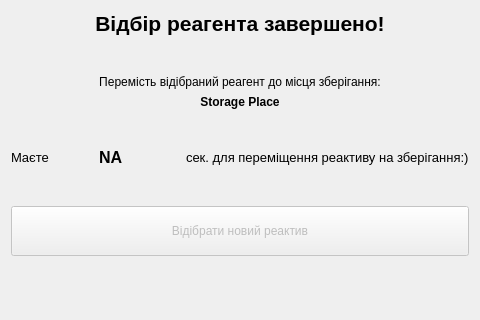
<?xml version="1.0" encoding="UTF-8"?>
<ui version="4.0">
 <class>finishedDialog</class>
 <widget class="QDialog" name="finishedDialog">
  <property name="geometry">
   <rect>
    <x>0</x>
    <y>0</y>
    <width>480</width>
    <height>320</height>
   </rect>
  </property>
  <property name="maximumSize">
   <size>
    <width>480</width>
    <height>320</height>
   </size>
  </property>
  <property name="windowTitle">
   <string>Reagents and hardware - Finished</string>
  </property>
  <layout class="QVBoxLayout" name="verticalLayout">
   <item>
    <widget class="QLabel" name="headerLabel">
     <property name="text">
      <string>&lt;html&gt;&lt;head/&gt;&lt;body&gt;&lt;p&gt;&lt;span style=&quot; font-size:16pt; font-weight:600;&quot;&gt;Відбір реагента завершено!&lt;/span&gt;&lt;/p&gt;&lt;/body&gt;&lt;/html&gt;</string>
     </property>
     <property name="alignment">
      <set>Qt::AlignCenter</set>
     </property>
    </widget>
   </item>
   <item>
    <spacer name="verticalSpacer">
     <property name="orientation">
      <enum>Qt::Vertical</enum>
     </property>
     <property name="sizeHint" stdset="0">
      <size>
       <width>20</width>
       <height>26</height>
      </size>
     </property>
    </spacer>
   </item>
   <item>
    <widget class="QLabel" name="instructionLabel">
     <property name="text">
      <string>&lt;html&gt;&lt;head/&gt;&lt;body&gt;&lt;p align=&quot;center&quot;&gt;Перемість відібраний реагент до місця зберігання:&lt;/p&gt;&lt;/body&gt;&lt;/html&gt;</string>
     </property>
     <property name="alignment">
      <set>Qt::AlignCenter</set>
     </property>
    </widget>
   </item>
   <item>
    <widget class="QLabel" name="storagePlaceLabel">
     <property name="text">
      <string>&lt;html&gt;&lt;head/&gt;&lt;body&gt;&lt;p&gt;&lt;span style=&quot; font-weight:600;&quot;&gt;Storage Place&lt;/span&gt;&lt;/p&gt;&lt;/body&gt;&lt;/html&gt;</string>
     </property>
     <property name="alignment">
      <set>Qt::AlignCenter</set>
     </property>
    </widget>
   </item>
   <item>
    <spacer name="verticalSpacer_4">
     <property name="orientation">
      <enum>Qt::Vertical</enum>
     </property>
     <property name="sizeHint" stdset="0">
      <size>
       <width>20</width>
       <height>15</height>
      </size>
     </property>
    </spacer>
   </item>
   <item>
    <layout class="QHBoxLayout" name="horizontalLayout">
     <item>
      <widget class="QLabel" name="instruction3Label">
       <property name="font">
        <font>
         <pointsize>10</pointsize>
        </font>
       </property>
       <property name="text">
        <string>Маєте</string>
       </property>
      </widget>
     </item>
     <item>
      <widget class="QLabel" name="countToActivateRestartLabel">
       <property name="text">
        <string>&lt;html&gt;&lt;head/&gt;&lt;body&gt;&lt;p&gt;&lt;span style=&quot; font-size:12pt; font-weight:600;&quot;&gt;NA&lt;/span&gt;&lt;/p&gt;&lt;/body&gt;&lt;/html&gt;</string>
       </property>
      </widget>
     </item>
     <item>
      <widget class="QLabel" name="instruction2Label">
       <property name="font">
        <font>
         <pointsize>10</pointsize>
        </font>
       </property>
       <property name="text">
        <string>сек. для переміщення реактиву на зберігання:)</string>
       </property>
      </widget>
     </item>
    </layout>
   </item>
   <item>
    <spacer name="verticalSpacer_2">
     <property name="orientation">
      <enum>Qt::Vertical</enum>
     </property>
     <property name="sizeHint" stdset="0">
      <size>
       <width>20</width>
       <height>15</height>
      </size>
     </property>
    </spacer>
   </item>
   <item>
    <widget class="QPushButton" name="restartPushButton">
     <property name="enabled">
      <bool>false</bool>
     </property>
     <property name="minimumSize">
      <size>
       <width>0</width>
       <height>50</height>
      </size>
     </property>
     <property name="text">
      <string>Відібрати новий реактив</string>
     </property>
    </widget>
   </item>
   <item>
    <spacer name="verticalSpacer_3">
     <property name="orientation">
      <enum>Qt::Vertical</enum>
     </property>
     <property name="sizeHint" stdset="0">
      <size>
       <width>20</width>
       <height>15</height>
      </size>
     </property>
    </spacer>
   </item>
   <item>
    <widget class="QLabel" name="logoLabel">
     <property name="text">
      <string/>
     </property>
     <property name="pixmap">
      <pixmap resource="reagentterminal.qrc">:/Icons/uflogo.png</pixmap>
     </property>
     <property name="alignment">
      <set>Qt::AlignRight|Qt::AlignTrailing|Qt::AlignVCenter</set>
     </property>
    </widget>
   </item>
  </layout>
 </widget>
 <resources>
  <include location="reagentterminal.qrc"/>
 </resources>
 <connections/>
</ui>
